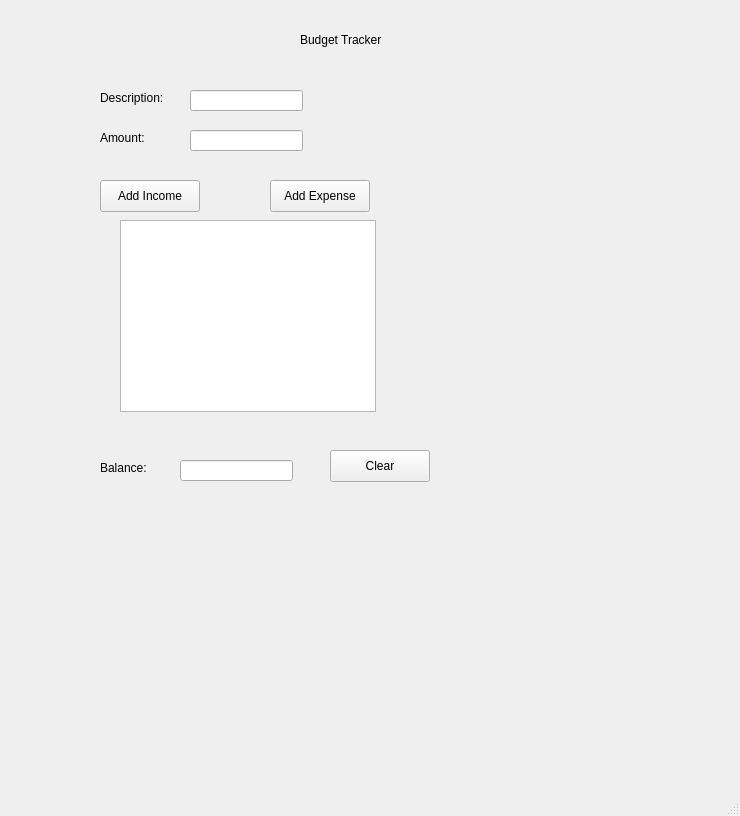
<?xml version="1.0" encoding="UTF-8"?>
<ui version="4.0">
 <class>MainWindow</class>
 <widget class="QMainWindow" name="MainWindow">
  <property name="geometry">
   <rect>
    <x>0</x>
    <y>0</y>
    <width>740</width>
    <height>816</height>
   </rect>
  </property>
  <property name="windowTitle">
   <string>MainWindow</string>
  </property>
  <widget class="QWidget" name="centralwidget">
   <widget class="QLabel" name="label">
    <property name="geometry">
     <rect>
      <x>300</x>
      <y>30</y>
      <width>101</width>
      <height>20</height>
     </rect>
    </property>
    <property name="text">
     <string>Budget Tracker</string>
    </property>
   </widget>
   <widget class="QLabel" name="label_2">
    <property name="geometry">
     <rect>
      <x>100</x>
      <y>90</y>
      <width>71</width>
      <height>16</height>
     </rect>
    </property>
    <property name="text">
     <string>Description: </string>
    </property>
   </widget>
   <widget class="QLineEdit" name="lineEdit">
    <property name="geometry">
     <rect>
      <x>190</x>
      <y>90</y>
      <width>113</width>
      <height>21</height>
     </rect>
    </property>
   </widget>
   <widget class="QLabel" name="label_3">
    <property name="geometry">
     <rect>
      <x>100</x>
      <y>130</y>
      <width>58</width>
      <height>16</height>
     </rect>
    </property>
    <property name="text">
     <string>Amount: </string>
    </property>
   </widget>
   <widget class="QLineEdit" name="lineEdit_2">
    <property name="geometry">
     <rect>
      <x>190</x>
      <y>130</y>
      <width>113</width>
      <height>21</height>
     </rect>
    </property>
   </widget>
   <widget class="QPushButton" name="pushButton">
    <property name="geometry">
     <rect>
      <x>100</x>
      <y>180</y>
      <width>100</width>
      <height>32</height>
     </rect>
    </property>
    <property name="text">
     <string>Add Income</string>
    </property>
   </widget>
   <widget class="QPushButton" name="pushButton_2">
    <property name="geometry">
     <rect>
      <x>270</x>
      <y>180</y>
      <width>100</width>
      <height>32</height>
     </rect>
    </property>
    <property name="text">
     <string>Add Expense</string>
    </property>
   </widget>
   <widget class="QListWidget" name="listWidget">
    <property name="geometry">
     <rect>
      <x>120</x>
      <y>220</y>
      <width>256</width>
      <height>192</height>
     </rect>
    </property>
   </widget>
   <widget class="QLabel" name="label_4">
    <property name="geometry">
     <rect>
      <x>100</x>
      <y>460</y>
      <width>58</width>
      <height>16</height>
     </rect>
    </property>
    <property name="text">
     <string>Balance: </string>
    </property>
   </widget>
   <widget class="QLineEdit" name="lineEdit_3">
    <property name="geometry">
     <rect>
      <x>180</x>
      <y>460</y>
      <width>113</width>
      <height>21</height>
     </rect>
    </property>
   </widget>
   <widget class="QPushButton" name="pushButton_3">
    <property name="geometry">
     <rect>
      <x>330</x>
      <y>450</y>
      <width>100</width>
      <height>32</height>
     </rect>
    </property>
    <property name="text">
     <string>Clear</string>
    </property>
   </widget>
  </widget>
  <widget class="QMenuBar" name="menubar">
   <property name="geometry">
    <rect>
     <x>0</x>
     <y>0</y>
     <width>740</width>
     <height>37</height>
    </rect>
   </property>
  </widget>
  <widget class="QStatusBar" name="statusbar"/>
 </widget>
 <resources/>
 <connections/>
</ui>
